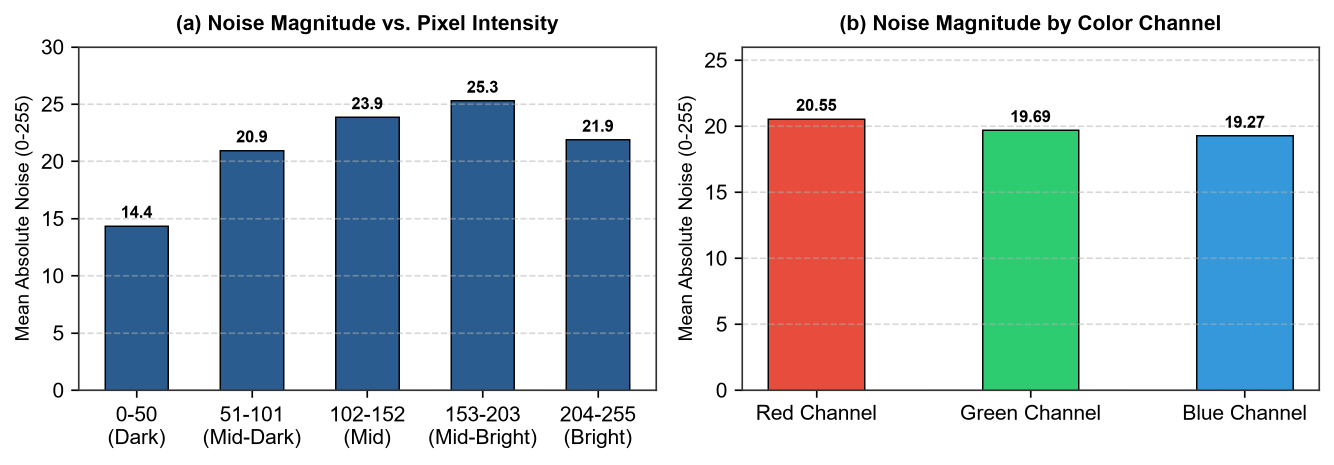
#> input picture scripts/report_assets/fig1_noise_profiling.png, 2668 x 930 px, given in place of 016.png, which was not available (shown at 1/2 size)
$ python generate_report_figures.py
#> lines starting #> are read from the running program, lines starting #| are printed output that depends on the picture; after the words box and inside, x2 and y2 are one past the last pixel; in counts of white or black regions, pixels touching at a corner belong together
"""
generate_report_figures.py
--------------------------
Generates publication-quality figures for the 5-page competition report:
- Fig 1: Noise characterization (Poisson-Gaussian intensity dependence & color asymmetry)
- Fig 2: Complete Grand Ensemble Architecture Diagram
- Fig 3: Side-by-side visual denoising comparison patches
"""

from pathlib import Path
import cv2
import numpy as np
import matplotlib.pyplot as plt
import matplotlib.patches as patches
from PIL import Image

OUT_DIR = Path("scripts/report_assets")
OUT_DIR.mkdir(parents=True, exist_ok=True)
plt.rcParams['font.sans-serif'] = 'Helvetica', 'Arial', 'DejaVu Sans'
plt.rcParams['axes.edgecolor'] = '#333333'
plt.rcParams['axes.linewidth'] = 0.8

# -------------------------------------------------------------
# Figure 1: Noise Profiling
# -------------------------------------------------------------
fig, (ax1, ax2) = plt.subplots(1, 2, figsize=(9, 3.2), dpi=300)

# Intensity Bins
bins = ["0-50\n(Dark)", "51-101\n(Mid-Dark)", "102-152\n(Mid)", "153-203\n(Mid-Bright)", "204-255\n(Bright)"]
noise_vals = [14.36, 20.95, 23.85, 25.29, 21.88]
colors = ['#1f77b4', '#2ca02c', '#ff7f0e', '#d62728', '#9467bd']

bars1 = ax1.bar(bins, noise_vals, color='#2b5c8f', width=0.55, edgecolor='black', linewidth=0.7)
ax1.set_title("(a) Noise Magnitude vs. Pixel Intensity", fontsize=10, fontweight='bold', pad=8)
ax1.set_ylabel("Mean Absolute Noise (0-255)", fontsize=9)
ax1.set_ylim(0, 30)
ax1.grid(axis='y', linestyle='--', alpha=0.5)
for bar in bars1:
    y = bar.get_height()
    ax1.text(bar.get_x() + bar.get_width()/2, y + 0.7, f"{y:.1f}", ha='center', fontsize=8, fontweight='bold')

# Color Channels
channels = ["Red Channel", "Green Channel", "Blue Channel"]
ch_vals = [20.55, 19.69, 19.27]
ch_colors = ['#e74c3c', '#2ecc71', '#3498db']

bars2 = ax2.bar(channels, ch_vals, color=ch_colors, width=0.45, edgecolor='black', linewidth=0.7)
ax2.set_title("(b) Noise Magnitude by Color Channel", fontsize=10, fontweight='bold', pad=8)
ax2.set_ylabel("Mean Absolute Noise (0-255)", fontsize=9)
ax2.set_ylim(0, 26)
ax2.grid(axis='y', linestyle='--', alpha=0.5)
for bar in bars2:
    y = bar.get_height()
    ax2.text(bar.get_x() + bar.get_width()/2, y + 0.6, f"{y:.2f}", ha='center', fontsize=8, fontweight='bold')

plt.tight_layout()
fig1_path = OUT_DIR / "fig1_noise_profiling.png"
plt.savefig(fig1_path, bbox_inches='tight')
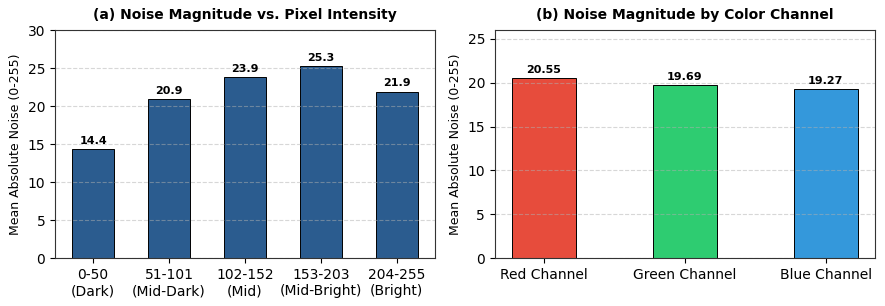
#> figure drawn by matplotlib, 2 panels; panel 1: tallest bar 25.29 high, from x = 2.73 to 3.28; panel 2: tallest bar 20.55 high, from x = -0.225 to 0.225
plt.close()
print(f"Saved {fig1_path}")

# -------------------------------------------------------------
# Figure 2: Architecture Block Diagram
# -------------------------------------------------------------
fig, ax = plt.subplots(figsize=(10, 3.5), dpi=300)
ax.axis('off')

# Box styles
box_kw = dict(boxstyle="round,pad=0.4", ec="#1f4e78", fc="#e9f1f7", lw=1.5)
dsp_kw = dict(boxstyle="round,pad=0.4", ec="#2e7d32", fc="#e8f5e9", lw=1.5)
nn_kw  = dict(boxstyle="round,pad=0.4", ec="#c62828", fc="#ffebee", lw=1.5)
ens_kw = dict(boxstyle="round,pad=0.4", ec="#6a1b9a", fc="#f3e5f5", lw=1.8)

# Nodes
ax.text(0.08, 0.50, "Input Image\n$I_{\\mathrm{noisy}} \\in \\mathbb{R}^{992\\times 992\\times 3}$", ha='center', va='center', bbox=box_kw, fontsize=8.5, fontweight='bold')
ax.text(0.28, 0.50, "Stage 1:\nDefect-Pixel Filter\n(Median Outlier)", ha='center', va='center', bbox=box_kw, fontsize=8.5)

# Branch 1: Classical
ax.text(0.53, 0.78, "Stage 2A: Classical DSP Branch\nWavelet Shrinkage ($YC_bC_r$, BayesShrink)\n+ Collaborative NLM Filtering", ha='center', va='center', bbox=dsp_kw, fontsize=8)

# Branch 2: Neural
ax.text(0.53, 0.22, "Stage 2B: Deep Learning Branch\nLightweight Residual UNet (~1.29M)\n$\hat{I}_{\\mathrm{clean}} = I_{\\mathrm{noisy}} - \\mathcal{R}_\\theta(I)$", ha='center', va='center', bbox=nn_kw, fontsize=8)

# Ensemble Node
ax.text(0.78, 0.50, "Stage 3: Grand Ensemble\n$\hat{I}_{\\mathrm{final}} = 0.5\\hat{I}_{\\mathrm{DSP}} + 0.5\\hat{I}_{\\mathrm{UNet}}$", ha='center', va='center', bbox=ens_kw, fontsize=8.5, fontweight='bold')

# Output
ax.text(0.94, 0.50, "Denoised\nOutput\n$\hat{I}_{\\mathrm{final}}$", ha='center', va='center', bbox=box_kw, fontsize=8.5, fontweight='bold')

# Arrows
arr = dict(arrowstyle="->", lw=1.5, color="#333333")
ax.annotate("", xy=(0.19, 0.50), xytext=(0.17, 0.50), arrowprops=arr)
ax.annotate("", xy=(0.38, 0.78), xytext=(0.35, 0.53), arrowprops=arr)
ax.annotate("", xy=(0.38, 0.22), xytext=(0.35, 0.47), arrowprops=arr)
ax.annotate("", xy=(0.71, 0.53), xytext=(0.68, 0.75), arrowprops=arr)
ax.annotate("", xy=(0.71, 0.47), xytext=(0.68, 0.25), arrowprops=arr)
ax.annotate("", xy=(0.89, 0.50), xytext=(0.85, 0.50), arrowprops=arr)

plt.tight_layout()
fig2_path = OUT_DIR / "fig2_architecture.png"
plt.savefig(fig2_path, bbox_inches='tight')
plt.close()
print(f"Saved {fig2_path}")

# -------------------------------------------------------------
# Figure 3: Qualitative Visual Comparison (Sample 016 Zoomed-in Crop)
# -------------------------------------------------------------
gt_img = np.array(Image.open("competition_data/public/ground_truth/016.png").convert("RGB"))
noisy_img = np.array(Image.open("competition_data/public/noisy/016_noise.png").convert("RGB"))
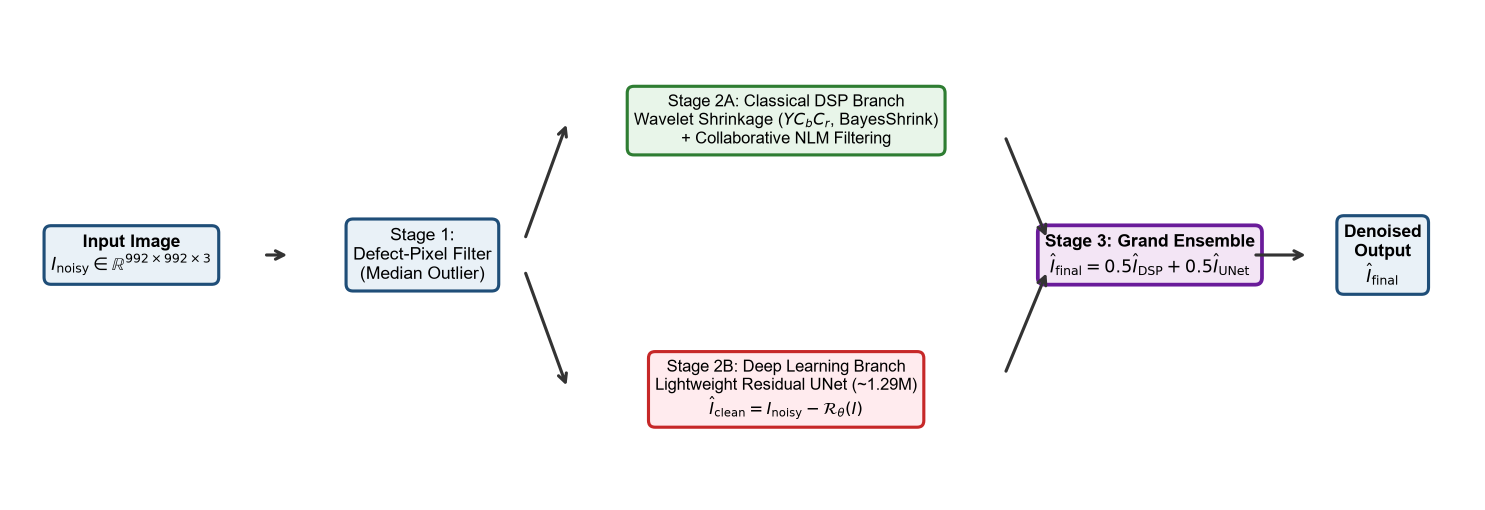
#> input picture scripts/report_assets/fig2_architecture.png, 2970 x 1020 px, given in place of 016_noise.png, which was not available (shown at 1/2 size)

# Crop interesting region (300:600, 300:600)
cy, cx, sz = 400, 400, 200
crop_gt = gt_img[cy:cy+sz, cx:cx+sz]
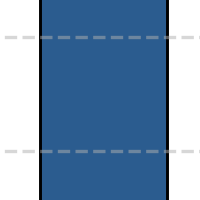
#> crop_gt: shape (200, 200, 3); mean R, G, B 116.7, 146.8, 178.1
crop_noisy = noisy_img[cy:cy+sz, cx:cx+sz]
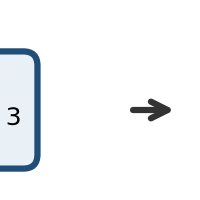
#> crop_noisy: shape (200, 200, 3); mean R, G, B 243.9, 246, 247.8

# Baseline reconstruction on crop
from skimage.restoration import denoise_wavelet
u8_n = crop_noisy.copy()
for c in range(3):
    u8_c = u8_n[..., c]
    med = cv2.medianBlur(u8_c, 3)
    dev = np.abs(u8_c.astype(int) - med.astype(int))
    u8_n[..., c] = np.where(dev > 50, med, u8_c)
#> this loop made 3 passes
#> pass 1, `u8_c = u8_n[..., c]`:
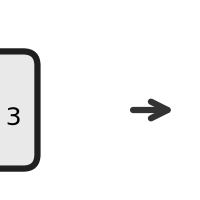
#> u8_c: shape (200, 200); min 0, max 255, mean 243.9
#> pass 1, `dev = np.abs(u8_c.astype(int) - med.astype(int))`:
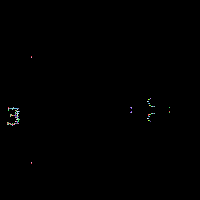
#> dev: shape (200, 200) int64; 56 distinct labels, from 0 to 182; one colour per label, 0 black
#> after the loop:
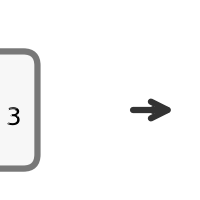
#> u8_c: shape (200, 200); min 0, max 255, mean 247.8
#> after the loop: u8_n: shape (200, 200, 3); 0.07% of pixels changed, all inside (x1, y1, x2, y2) = (7, 106, 154, 124)
crop_base = cv2.fastNlMeansDenoisingColored(u8_n, None, 10, 10, 7, 21)

# Wavelet + NLM
crop_fl = (u8_n.astype(np.float32)/255.0)
crop_wav = denoise_wavelet(crop_fl, method="BayesShrink", mode="soft", wavelet="sym4", channel_axis=-1, convert2ycbcr=True, rescale_sigma=True)
crop_wav_u8 = (np.clip(crop_wav, 0, 1) * 255).astype(np.uint8)
crop_classical = cv2.fastNlMeansDenoisingColored(crop_wav_u8, None, 8, 12, 7, 21)

fig, axes = plt.subplots(1, 4, figsize=(10, 2.7), dpi=300)
titles = ["(a) Noisy Input", "(b) Baseline NLM", "(c) Our Hybrid DSP", "(d) Ground Truth"]
imgs = [crop_noisy, crop_base, crop_classical, crop_gt]

for ax, im, t in zip(axes, imgs, titles):
    ax.imshow(im)
    ax.set_title(t, fontsize=9, fontweight='bold')
    ax.axis('off')
#> this loop made 4 passes
#> t on passes 1 to 4: '(a) Noisy Input', '(b) Baseline NLM', '(c) Our Hybrid DSP', '(d) Ground Truth'

plt.tight_layout()
fig3_path = OUT_DIR / "fig3_visual_comparison.png"
plt.savefig(fig3_path, bbox_inches='tight')
plt.close()
print(f"Saved {fig3_path}")
